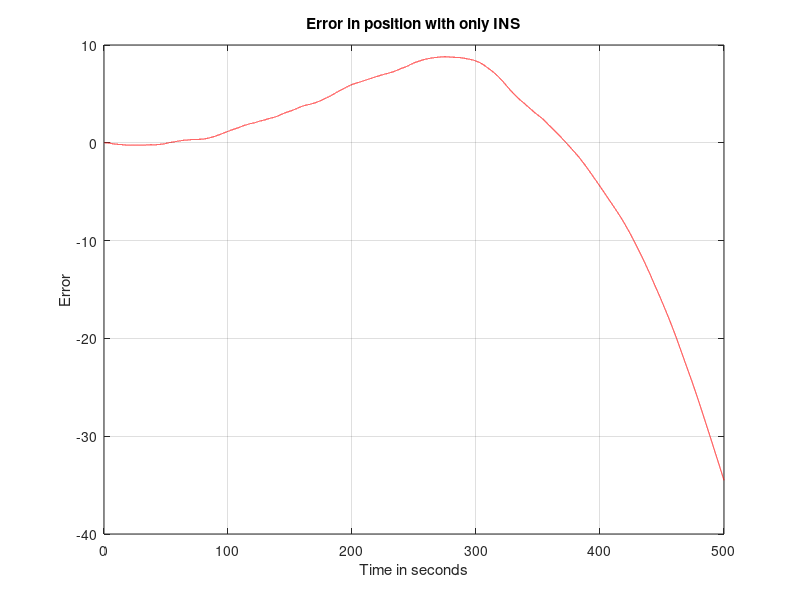

Source code (MATLAB):
function [err_state_matrix,for_plot_covariance]=ass3_q2
% Part (a), calculation of difference between state estimator and true
% state. The state vector is [p,v,b] where p is postion, v is velocity and b is bias
% pdot=v
% vdot=a
% acc_measurement=actual acc+bias+noise
% bias_dot=wb (zero mean Gaussian random walk)
% Plots difference between actual state and estimated state. It will diverge due to noise
delt=0.01;
initial_state_err=[0;0;0];
err_state_matrix=zeros(3,(500/delt)+1);
err_state_matrix(:,1)=initial_state_err; % at time 0
phi=[0 1 0;0 0 -1;0 0 0];
B=[0;0;1];
C=[0;-1;0];
noise_b=normrnd(0,10^(-3),[1,500/delt]);
noise_gamma=normrnd(0,0.05,[1,500/delt]);

% Part 2_covariance matrix
bias=[0 0 0;0 0 0;0 0 1]; % B*wb*wb'*B'
gamma=[0 0 0;0 1 0;0 0 0]; % C*gamma*gamma'*C'

covariance_matrix=zeros(3,3);
for_plot_covariance=zeros(3,(500/delt)+1);
iden=[1 0 0;0 1 0;0 0 1];
phi_discrete=(phi*delt+iden);
for i=2:50001
    col_no=i;
    err_state_matrix(:,col_no)=phi_discrete*err_state_matrix(:,col_no-1)+B*delt*noise_b(col_no-1)+C*delt*noise_gamma(col_no-1);
    
    covariance_matrix=(phi_discrete*covariance_matrix*phi_discrete')+(bias)*(noise_b(col_no-1)*delt)^2+(gamma)*(noise_gamma(col_no-1)*delt)^2;
    for_plot_covariance(:,col_no)=[covariance_matrix(1,1);covariance_matrix(2,2);covariance_matrix(3,3)];
end
plot(0:0.01:500,err_state_matrix(1,1:50001),'r')
xlabel('Time in seconds')
ylabel('Error')
title('Error in position with only INS')
%plot(0:0.01:500,err_state_matrix(2,1:50001),'k')
%plot(0:0.01:500,err_state_matrix(3,1:50001))
hold on
grid on
